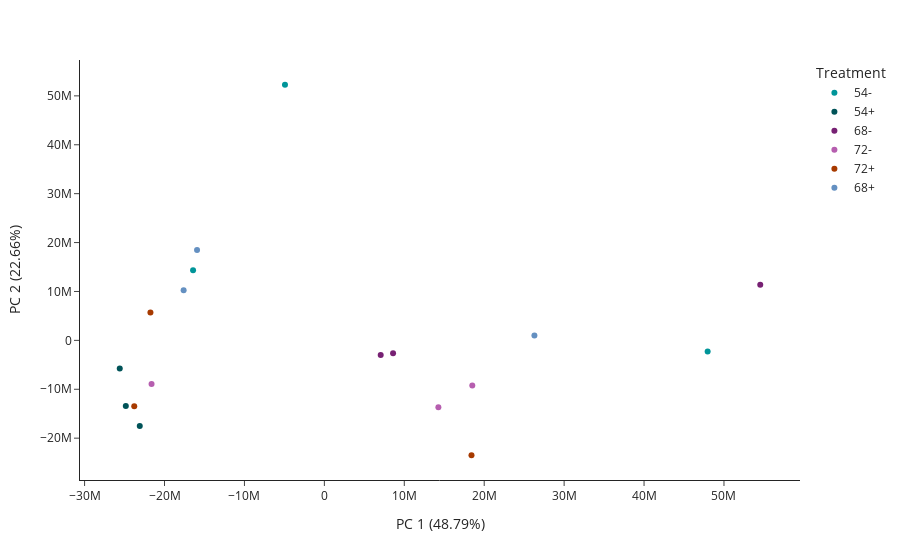

Notebook code for this chart:
### Code cell
import alphastats 
import pandas as pd
import matplotlib as plt
import plotly.express as px


def generate_alphastats_objects(path, meta):
    meta_file = pd.read_csv(meta, sep=',')
    path = f'{path}/protein_groups/'
    intensity_cols = meta_file['Sample'].values.tolist()
    # loader_total = alphastats.GenericLoader(f"{path}total.csv", 
    #                                   intensity_column = intensity_cols,
    #                                     index_column="Protein.Group")

    loader_nsp = alphastats.GenericLoader(f"{path}nsp.csv", 
                                      intensity_column = intensity_cols,
                                        index_column="Protein.Group")

    loader_light = alphastats.GenericLoader(f"{path}light.csv", 
                                      intensity_column = intensity_cols,
                                        index_column="Protein.Group")

    # df_total = alphastats.DataSet(
    #     loader = loader_total,
    #     metadata_path = meta,
    #     sample_column = 'Sample')

    df_light = alphastats.DataSet(
        loader = loader_light,
        metadata_path = meta,
        sample_column = 'Sample')

    df_nsp = alphastats.DataSet(
        loader = loader_nsp,
        metadata_path = meta,
        sample_column = 'Sample')


    
    return df_nsp, df_light  #, df_total

meta = 'G:/My Drive/Data/data/20240410 SRP AID/meta.csv'
path = 'G:/My Drive/Data/data/20240410 SRP AID/'

nsp, light = generate_alphastats_objects(path, meta)
#light._normalization('zscore')
print(light.metadata)
nsp.plot_pca('Treatment').show()

### Figure 1 — Plotly figure (JSON) as saved in the notebook; plotly's stock layout.template omitted (floating-point values rounded to 4 significant figures)
{"data": [{"customdata": [["54_1"], ["54_3"], ["54_2"]], "hovertemplate": "color=54-<br>PC 1 (48.79%)=%{x}<br>PC 2 (22.66%)=%{y}<br>Sample=%{customdata[0]}<extra></extra>", "legendgroup": "54-", "marker": {"color": "#009599", "symbol": "circle"}, "mode": "markers", "name": "54-", "orientation": "v", "showlegend": true, "type": "scatter", "x": [47960000.0, -4929000.0, -16430000.0], "xaxis": "x", "y": [-2296000.0, 52270000.0, 14350000.0], "yaxis": "y"}, {"customdata": [["54+_2"], ["54+_3"], ["54+_1"]], "hovertemplate": "color=54+<br>PC 1 (48.79%)=%{x}<br>PC 2 (22.66%)=%{y}<br>Sample=%{customdata[0]}<extra></extra>", "legendgroup": "54+", "marker": {"color": "#005358", "symbol": "circle"}, "mode": "markers", "name": "54+", "orientation": "v", "showlegend": true, "type": "scatter", "x": [-25600000.0, -23100000.0, -24840000.0], "xaxis": "x", "y": [-5748000.0, -17490000.0, -13440000.0], "yaxis": "y"}, {"customdata": [["68_1"], ["68_3"], ["68_2"]], "hovertemplate": "color=68-<br>PC 1 (48.79%)=%{x}<br>PC 2 (22.66%)=%{y}<br>Sample=%{customdata[0]}<extra></extra>", "legendgroup": "68-", "marker": {"color": "#772173", "symbol": "circle"}, "mode": "markers", "name": "68-", "orientation": "v", "showlegend": true, "type": "scatter", "x": [54540000.0, 8596000.0, 7049000.0], "xaxis": "x", "y": [11360000.0, -2647000.0, -3015000.0], "yaxis": "y"}, {"customdata": [["72_1"], ["72_2"], ["72_3"]], "hovertemplate": "color=72-<br>PC 1 (48.79%)=%{x}<br>PC 2 (22.66%)=%{y}<br>Sample=%{customdata[0]}<extra></extra>", "legendgroup": "72-", "marker": {"color": "#B65EAF", "symbol": "circle"}, "mode": "markers", "name": "72-", "orientation": "v", "showlegend": true, "type": "scatter", "x": [14270000.0, 18510000.0, -21620000.0], "xaxis": "x", "y": [-13700000.0, -9210000.0, -8930000.0], "yaxis": "y"}, {"customdata": [["72+_3"], ["72+_1"], ["72+_2"]], "hovertemplate": "color=72+<br>PC 1 (48.79%)=%{x}<br>PC 2 (22.66%)=%{y}<br>Sample=%{customdata[0]}<extra></extra>", "legendgroup": "72+", "marker": {"color": "#A73A00", "symbol": "circle"}, "mode": "markers", "name": "72+", "orientation": "v", "showlegend": true, "type": "scatter", "x": [18410000.0, -21760000.0, -23790000.0], "xaxis": "x", "y": [-23490000.0, 5706000.0, -13470000.0], "yaxis": "y"}, {"customdata": [["68+_1"], ["68+_2"], ["68+_3"]], "hovertemplate": "color=68+<br>PC 1 (48.79%)=%{x}<br>PC 2 (22.66%)=%{y}<br>Sample=%{customdata[0]}<extra></extra>", "legendgroup": "68+", "marker": {"color": "#6490C1", "symbol": "circle"}, "mode": "markers", "name": "68+", "orientation": "v", "showlegend": true, "type": "scatter", "x": [-15930000.0, -17610000.0, 26280000.0], "xaxis": "x", "y": [18500000.0, 10230000.0, 1017000.0], "yaxis": "y"}], "layout": {"autosize": true, "legend": {"title": {"text": "Treatment"}, "tracegroupgap": 0}, "margin": {"t": 60}, "xaxis": {"anchor": "y", "autorange": true, "domain": [0, 1], "range": [-30440000.0, 59380000.0], "title": {"text": "PC 1 (48.79%)"}, "type": "linear"}, "yaxis": {"anchor": "x", "autorange": true, "domain": [0, 1], "range": [-29360000.0, 58140000.0], "title": {"text": "PC 2 (22.66%)"}, "type": "linear"}}}
